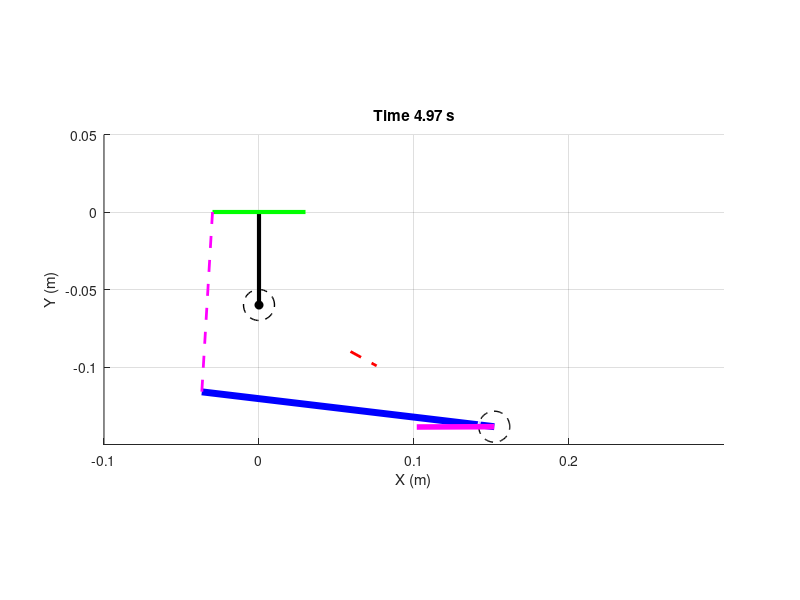

Here is the MATLAB script that generated this plot:
function prosthetic_foot_sim_v4()
    % Parameter definitions
    I_a = 0.01;      % Foot plate moment of inertia (kg·m^2)
    I_t = 0.005;     % Toe joint moment of inertia (kg·m^2)
    k1 = 1000;       % Spring s1 stiffness (N/m)
    L0 = 0.04;       % Spring s1 rest length (m)
    n = 3;           % Gear ratio
    p = 0.005;       % Ball screw lead (m/rev)
    
    k3 = 1000;       % Spring s3 stiffness (N/m)
    L3 = 0.12;       % Spring s3 rest length (m)

    % Initial state: [theta_a; omega_a; x_m; v_m; theta_t; omega_t]
    y0 = [0; 0; 0.04; 0; 0; 0];

    % Simulation time range
    tspan = [0 5];

    % Solve ODE
    [t, y] = ode45(@(t,y) dynamics_v4(t, y, I_a, I_t, k1, L0, n, p, k3, L3), tspan, y0);

    % Plot ankle and toe joint angles
    figure;
    plot(t, y(:,1)*180/pi, 'LineWidth', 2);
    hold on;
    plot(t, y(:,5)*180/pi, 'LineWidth', 2);
    xlabel('Time (s)');
    ylabel('Angle (deg)');
    title('Ankle and toe joint angles over time');
    legend('Ankle joint', 'Toe joint');
    grid on;

    % Animation visualization
    visualize_motion_v4(t, y);
end

function dydt = dynamics_v4(t, y, I_a, I_t, k1, L0, n, p, k3, L3)
    theta_a = y(1);
    omega_a = y(2);
    x_m = y(3);
    theta_t = y(5);
    omega_t = y(6);

    % Motor input (angular velocity): ankle joint motor
    v1 = 2 * sin(2*pi*0.5*t); % Motor angular speed rad/s
    v2 = n * v1;              % Screw rotational speed
    v_m = p * v2;             % Nut linear velocity

    % Ankle joint related calculations (same as before)
    O1 = [0; -0.06];
    P_m = [x_m; -0.09];
    rot_a = [cos(theta_a), -sin(theta_a); sin(theta_a), cos(theta_a)];

    % Spring s1 torque
    local_s1 = [0.08; -0.03];
    P_f = rot_a * local_s1 + O1;
    spring_vec = P_f - P_m;
    spring_len = norm(spring_vec);
    spring_dir = spring_vec / spring_len;
    F_spring1 = k1 * (spring_len - L0) * spring_dir;
    r1 = P_f - O1;
    torque1 = cross2D(r1, F_spring1);

    % Spring s3 torque (dynamic)
    P_top = [-0.03; 0];
    local_s3 = [-0.03; -0.06];
    P_bottom = rot_a * local_s3 + O1;
    spring_vec3 = P_top - P_bottom;
    spring_len3 = norm(spring_vec3);
    spring_dir3 = spring_vec3 / spring_len3;
    F_spring3 = k3 * (spring_len3 - L3) * spring_dir3;
    r3 = P_bottom - O1;
    torque3 = cross2D(r3, F_spring3);

    total_torque_a = torque1 + torque3;

    % Toe joint motor torque input (N·m), example sine wave
    tau_motor_t = 0.01 * sin(2*pi*0.5*t);

    % State derivatives
    dydt = zeros(6,1);
    dydt(1) = omega_a;
    dydt(2) = total_torque_a / I_a;
    dydt(3) = v_m;
    dydt(4) = 0; % Nut acceleration = 0
    dydt(5) = omega_t;
    dydt(6) = tau_motor_t / I_t;
end

function z = cross2D(a, b)
    z = a(1)*b(2) - a(2)*b(1);
end

function visualize_motion_v4(t, y)
    L1 = 0.06; % Upper rod length
    for i = 1:10:length(t)
        theta_a = y(i,1);
        x_m = y(i,3);
        theta_t = y(i,5);

        clf; hold on;

        % Upper rod U to O1
        plot([0, 0], [0, -0.06], 'k-', 'LineWidth', 3);
        O1 = [0; -0.06];
        plot(O1(1), O1(2), 'ko', 'MarkerFaceColor', 'k');
        draw_circle(O1, 0.01, 'k', 1);

        % Support plane F
        plot([-0.03, 0.03], [0, 0], 'g-', 'LineWidth', 3);

        % Foot plate from [-0.03, -0.12] to [0.16, -0.12], rotated by ankle angle
        foot_pts = [-0.03, -0.12; 0.16, -0.12]';
        rot_a = [cos(theta_a), -sin(theta_a); sin(theta_a), cos(theta_a)];
        foot_rot = rot_a * (foot_pts - O1) + O1;
        plot(foot_rot(1,:), foot_rot(2,:), 'b-', 'LineWidth', 5);

        % Spring s1
        P_m = [x_m; -0.09];
        local_s1 = [0.08; -0.03];
        P_f = rot_a * local_s1 + O1;
        plot([P_m(1), P_f(1)], [P_m(2), P_f(2)], 'r--', 'LineWidth', 2);

        % Spring s3
        P_top = [-0.03; 0];
        local_s3 = [-0.03; -0.06];
        P_bottom = rot_a * local_s3 + O1;
        plot([P_top(1), P_bottom(1)], [P_top(2), P_bottom(2)], 'm--', 'LineWidth', 2);

        % Toe joint O2
        O2_local = [0.16; -0.12]; % Toe joint center initial point
        O2 = rot_a * (O2_local - O1) + O1; % Position affected by ankle rotation

        % Draw toe joint circle (radius 0.01 m)
        viscircles(O2', 0.01, 'Color', 'k', 'LineWidth', 1, 'LineStyle', '--');
        % draw_circle(O2, 0.01, 'k', 1);

        % Toe bar extends 0.05 m to the right
        toe_length = 0.05; 
        rot_t = [cos(theta_t), -sin(theta_t); sin(theta_t), cos(theta_t)];
        toe_vec = rot_t * [toe_length; 0];
        toe_end = O2 + toe_vec;

        % Draw toe bar
        plot([O2(1), toe_end(1)], [O2(2), toe_end(2)], 'm-', 'LineWidth', 4);

        axis equal;
        axis([-0.1 0.3 -0.15 0.05]);
        title(sprintf('Time %.2f s', t(i)));
        xlabel('X (m)'); ylabel('Y (m)');
        grid on;
        pause(0.02);
    end
end

function draw_circle(center, radius, color, linewidth)
    theta = linspace(0, 2*pi, 50);
    x = center(1) + radius * cos(theta);
    y = center(2) + radius * sin(theta);
    plot(x, y, 'Color', color, 'LineWidth', linewidth, 'LineStyle', '--');
end
